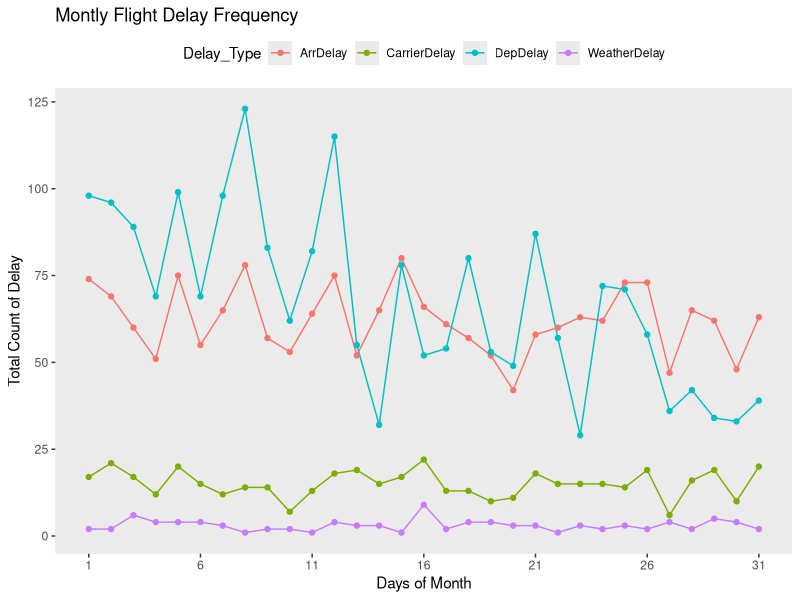
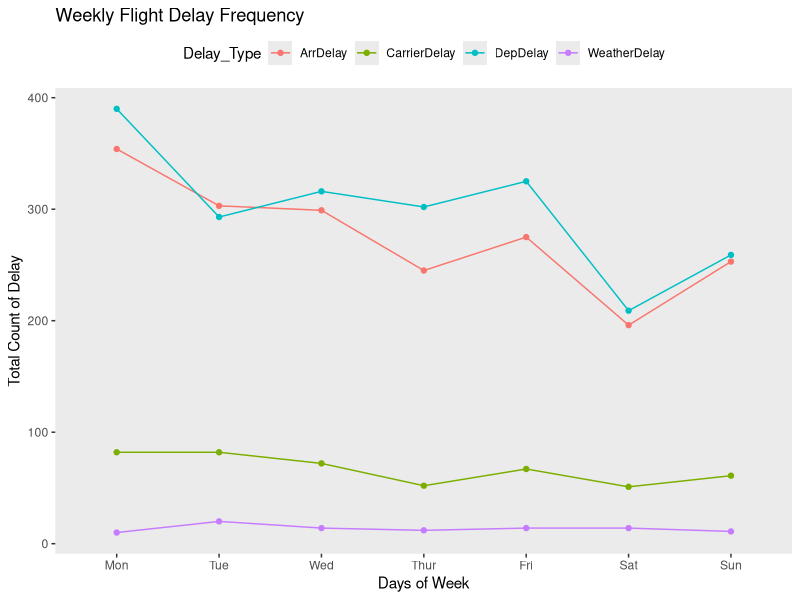
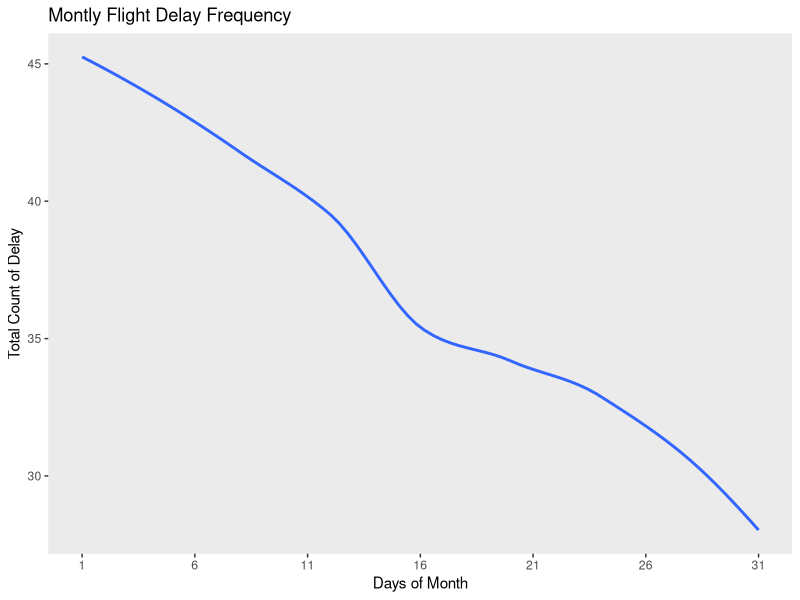
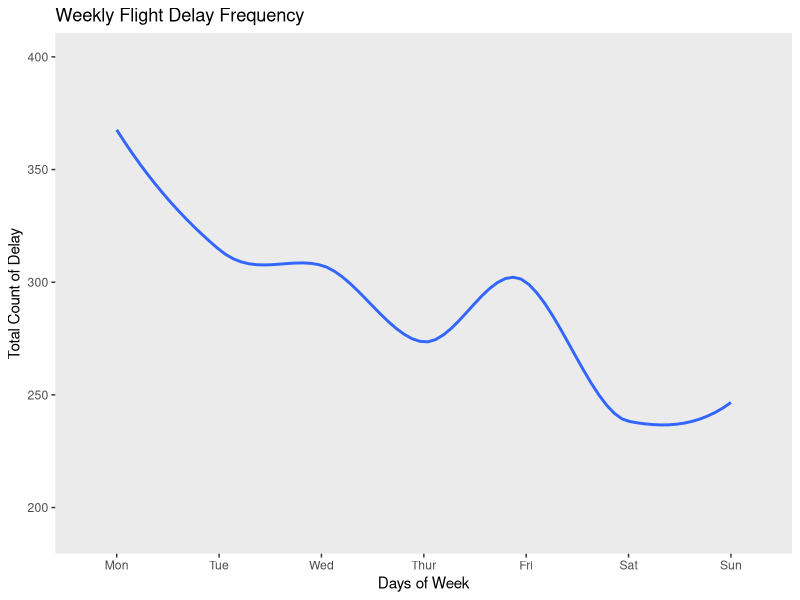
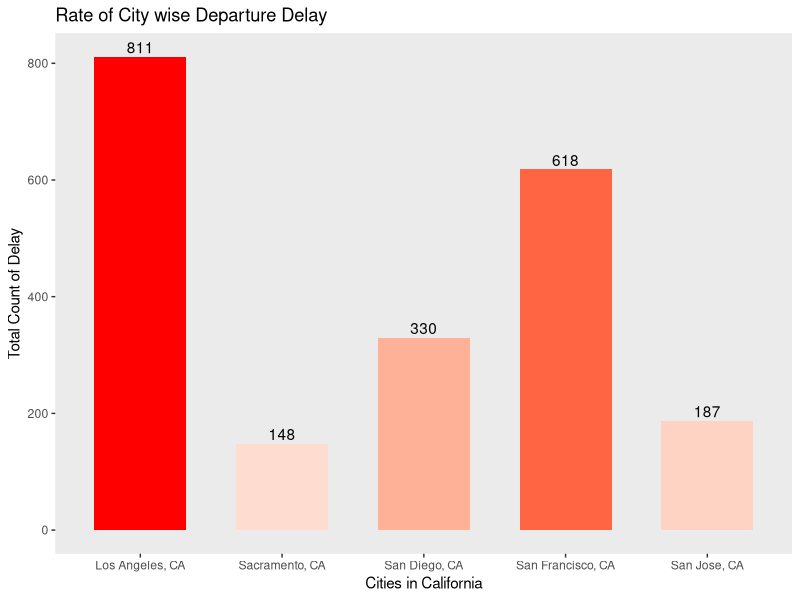
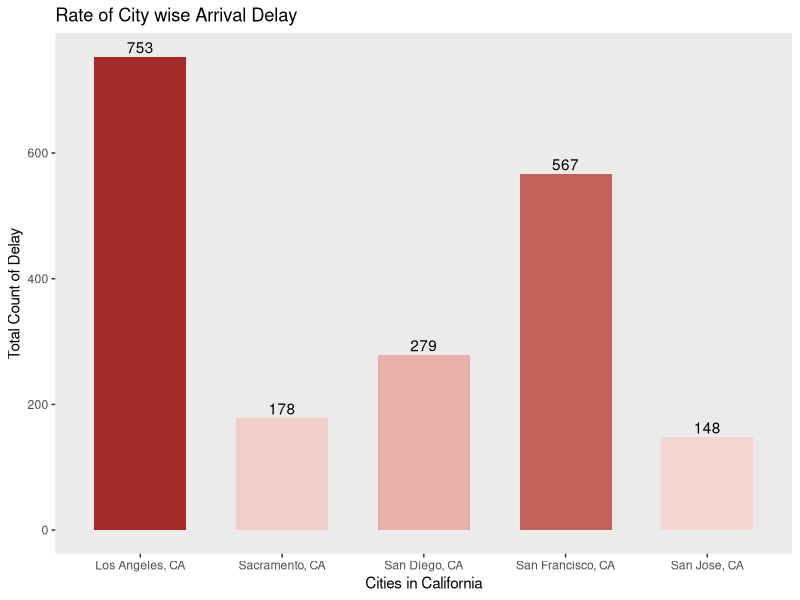
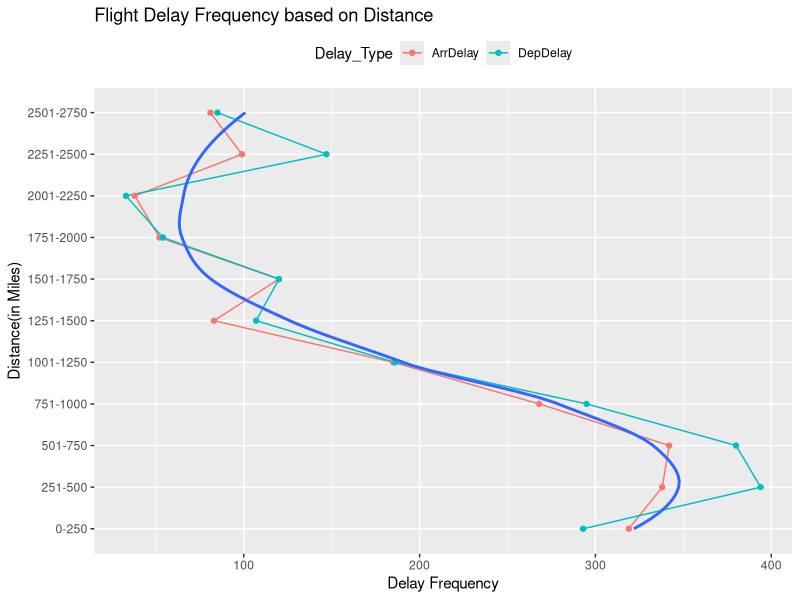
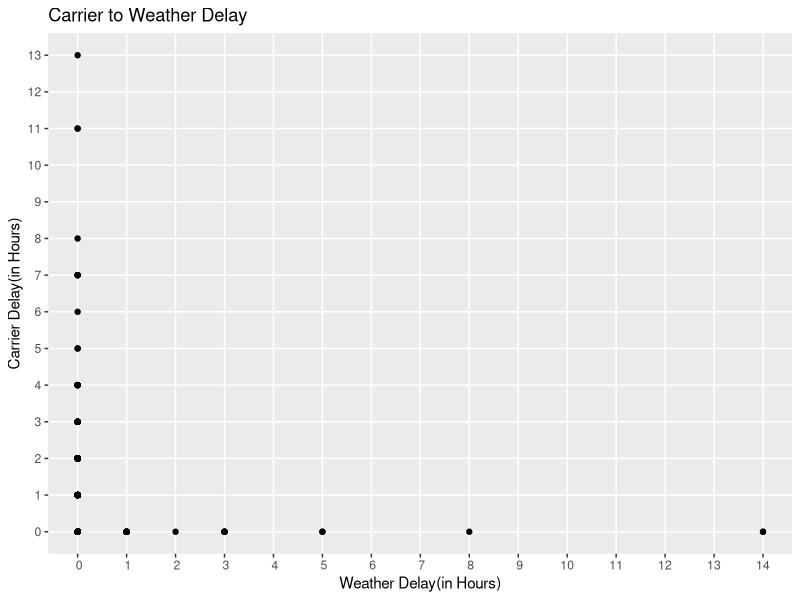

These figures' R source, in order:
## ---- chunk 1
library(ggplot2)
library(dplyr)
library(tidyr)

options(warn = -1)
## ---- chunk 2
FlightData <- read.csv("Sample_CA_airtraffic_delays.csv")
dim(FlightData)
## ---- chunk 3
DelayOnMonths <- FlightData %>% select("DayofMonth","DepDelay","ArrDelay", "CarrierDelay","WeatherDelay") %>% gather("Delay_Type","Delay_Time", -1) %>% 
  filter(Delay_Time > 0) %>% group_by(DayofMonth,Delay_Type) %>% summarise(Frequency = n())

head(DelayOnMonths)
## ---- chunk 4
ggplot(DelayOnMonths, aes(DayofMonth, Frequency)) + 
  geom_line(aes(color = Delay_Type)) + 
  labs(title = "Montly Flight Delay Frequency",  x = "Days of Month",  y ="Total Count of Delay") + 
  geom_point(aes(color = Delay_Type)) +
  scale_x_continuous(breaks = seq(1, 31, by = 5)) +
  theme(legend.position="top", panel.grid.major = element_blank(), panel.grid.minor = element_blank())
## ---- chunk 5
DelayOnWeeks <- FlightData %>% select("DayOfWeek","DepDelay","ArrDelay", "CarrierDelay","WeatherDelay") %>%
  gather("Delay_Type","Delay_Time",-1) %>%  filter(Delay_Time > 0) %>% 
  group_by(DayOfWeek,Delay_Type) %>% summarise(Frequency = n())

head(DelayOnWeeks)
## ---- chunk 6
ggplot(DelayOnWeeks, aes(DayOfWeek, Frequency)) + 
  geom_point(aes(color = Delay_Type)) + geom_line(aes(color = Delay_Type)) +
  labs(title = "Weekly Flight Delay Frequency",  x = "Days of Week",  y ="Total Count of Delay") + 
  scale_x_discrete(breaks=c("1","2","3", "4", "5", "6","7"),
  labels=c("Mon", "Tue", "Wed", "Thur", "Fri", "Sat", "Sun"), limits = c(1,2,3,4,5,6,7)) + 
  theme(legend.position="top", panel.grid.major = element_blank(), panel.grid.minor = element_blank())
## ---- chunk 7
# Montly Delay
ggplot(DelayOnMonths, aes(DayofMonth, Frequency)) + 
  labs(title = "Montly Flight Delay Frequency",  x = "Days of Month",  y ="Total Count of Delay") + 
  geom_smooth(method = "loess", se = FALSE) +
  scale_x_continuous(breaks = seq(1, 31, by = 5)) +
  theme(legend.position="top", panel.grid.major = element_blank(), panel.grid.minor = element_blank())
## ---- chunk 8
# Weekly Delay
ggplot(DelayOnWeeks, aes(DayOfWeek, Frequency)) + 
  geom_smooth(method = "loess", se = FALSE, size = 1) +
  labs(title = "Weekly Flight Delay Frequency",  x = "Days of Week",  y ="Total Count of Delay") + 
  scale_x_discrete(breaks=c("1","2","3", "4", "5", "6","7"),
  labels=c("Mon", "Tue", "Wed", "Thur", "Fri", "Sat", "Sun"), limits = c(1,2,3,4,5,6,7)) + 
  ylim(190, 400) + 
  theme(legend.position="top", panel.grid.major = element_blank(), panel.grid.minor = element_blank())
## ---- chunk 9
Departure_Delay <- FlightData  %>% filter(DepDelay > 0)%>% select("Origin","OriginCityName") %>% 
  group_by(OriginCityName) %>% summarise(Count=n())

Departure_Delay
## ---- chunk 10
ggplot(Departure_Delay, aes(OriginCityName, Count)) + 
  geom_col(aes(fill = Count), width = 0.65) + 
  scale_fill_gradient2(low="white", high="red") +
  geom_text(aes(OriginCityName, Count, label = Count), vjust = -0.3) +
  theme(legend.position = "none", panel.grid.major = element_blank(), panel.grid.minor = element_blank()) +
  labs(title = "Rate of City wise Departure Delay",  x = "Cities in California",  y ="Total Count of Delay") 
## ---- chunk 11
Arrival_Delay <- FlightData  %>% filter(ArrDelay > 0)%>% select("Origin","OriginCityName") %>% 
  group_by(OriginCityName) %>% summarise(Count=n())

Arrival_Delay
## ---- chunk 12
ggplot(Arrival_Delay, aes(OriginCityName, Count)) + 
  geom_col(aes(fill = Count), width = 0.65) + 
  scale_fill_gradient2(low="white", high="brown") +
  geom_text(aes(OriginCityName, Count, label = Count), vjust = -0.3) +
  theme(legend.position = "none", panel.grid.major = element_blank(), panel.grid.minor = element_blank()) +
  labs(title = "Rate of City wise Arrival Delay",  x = "Cities in California",  y ="Total Count of Delay") 
## ---- chunk 13
DelayByDistance <- FlightData %>% select("DistanceGroup","DepDelay","ArrDelay") %>% 
  gather("Delay_Type","Delay_Time", -1)%>% group_by(DistanceGroup,Delay_Type)%>% filter(Delay_Time > 0) %>% 
  group_by(DistanceGroup,Delay_Type) %>% summarise(Frequency = n())

head(DelayByDistance)
## ---- chunk 14
ggplot(DelayByDistance, aes(DistanceGroup, Frequency)) + 
  geom_line(aes(color = Delay_Type)) + geom_point(aes(color = Delay_Type)) +
  labs(title = "Flight Delay Frequency based on Distance",  x = "Distance(in Miles)",  y ="Delay Frequency") + 
  geom_smooth(method = "loess", se = FALSE, size = 1) + theme(legend.position="top") +
  scale_x_discrete(limit=c(1:11), labels=c("0-250", "251-500", "501-750", "751-1000", "1001-1250", "1251-1500", "1501-1750", "1751-2000", "2001-2250", "2251-2500","2501-2750")) +
  coord_flip()
## ---- chunk 15
DataWC <- na.omit(cbind.data.frame(Weather = round(FlightData$WeatherDelay/60), Carrier = round(FlightData$CarrierDelay/60)))
summary(DataWC)

Correlation <- cor(DataWC)
Correlation
## ---- chunk 16
ggplot(DataWC, aes(Weather, Carrier)) + geom_point() + scale_x_discrete(limit=c(0:14))+ scale_y_discrete(limit=c(0:13)) +
  labs(title = "Carrier to Weather Delay", x = "Weather Delay(in Hours)",  y ="Carrier Delay(in Hours)")
## ---- chunk 17
corrplot::corrplot(Correlation)
## ---- chunk 18
DelayPatterns <- FlightData %>% select("OriginCityName","ArrDelay","DepDelay","CarrierDelay","WeatherDelay") %>% 
  gather("Delay_Type","Delay_Time",-1) %>% filter(Delay_Time > 0) %>% 
  group_by(OriginCityName,Delay_Type)  %>% summarise(Frequency=n())

head(DelayPatterns)
## ---- chunk 19
ggplot(DelayPatterns, aes(OriginCityName, Frequency)) + 
  geom_bar(stat = "identity", position = position_stack(reverse = TRUE), fill="navy") + 
  labs(title = "City wise Statistical Reasoning of Flight Delay in CA",  x = "Cities in California",  y ="Frequency") +
  geom_text(aes(OriginCityName, Frequency, label = Frequency),  hjust = -0.1) +
  theme(legend.position="top", panel.grid.major = element_blank(), panel.grid.minor = element_blank()) +
  facet_wrap("Delay_Type") + coord_flip()
## ---- chunk 20
Cancelled <- FlightData %>% select("Cancelled","ArrDelay","DepDelay","CarrierDelay","WeatherDelay") %>% 
  gather("Delay_Type","Delay_Time",-1)%>%  filter(Delay_Time > 0) %>% 
  group_by(Cancelled,Delay_Type) %>% summarise(Count = n())

head(Cancelled)
## ---- chunk 21
ggplot(Cancelled, aes(Delay_Type, Count)) + geom_col(aes(fill = Cancelled ==1)) + 
  geom_text(aes(Delay_Type, Count, label = Count),  vjust = -0.8) +
  theme(legend.position="top", panel.grid.major = element_blank(), panel.grid.minor = element_blank()) +
  labs(title = "",  x = "Statistics of Delayed to Cancelled flights",  y ="Count") +
  scale_fill_manual(name = " ", values = c('pink', 'red'), breaks = c("FALSE","TRUE"), label = c("Flight Scheduled", "Flight Cancelled"))
## ---- chunk 22
Diverted <- FlightData %>% select("Diverted","ArrDelay","DepDelay","CarrierDelay","WeatherDelay") %>% 
  gather("Delay_Type","Delay_Time",-1)%>%  filter(Delay_Time > 0) %>% group_by(Diverted,Delay_Type) %>% summarise(Count = n())

head(Diverted)
## ---- chunk 23
ggplot(Diverted, aes(Delay_Type, Count)) + geom_col(aes(fill = Diverted == 1)) + 
  geom_text(aes(Delay_Type, Count, label = Count),  vjust = -0.3) +
  theme(legend.position="top", panel.grid.major = element_blank(), panel.grid.minor = element_blank()) +
  labs(title = "",  x = "Statistics of Delayed to Diverted flights",  y ="Count") +
  scale_fill_manual(name = " ", values = c('grey', 'blue'), breaks = c("FALSE","TRUE"), label = c("Flight Scheduled", "Flight Diverted"))
## ---- chunk 24
Arrival_DelayByTime <- FlightData  %>% filter(ArrDelay > 0)%>% select("ArrDelay","ArrTimeBlk") %>% 
  group_by(ArrTimeBlk) %>% summarise(Count=n())

head(Arrival_DelayByTime)
## ---- chunk 25
ggplot(Arrival_DelayByTime, aes(ArrTimeBlk, Count)) + 
  geom_col(aes(fill = Count > 125), width = 0.65) + 
  scale_fill_manual(name = " ", values = c('grey', 'navy'))+
  geom_text(aes(ArrTimeBlk, Count, label = Count), hjust = -0.1) +
  theme(legend.position = "none") + coord_flip() +
  labs(title = "Arrival Delay by Time",  x = "Arrival Time of the Day",  y ="Total Count of Delay") 
## ---- chunk 26
Departure_DelayByTime <- FlightData  %>% filter(DepDelay > 0)%>% select("DepDelay","DepTimeBlk") %>% 
  group_by(DepTimeBlk) %>% summarise(Count=n())

head(Departure_DelayByTime)
## ---- chunk 27
ggplot(Departure_DelayByTime, aes(DepTimeBlk, Count)) + 
  geom_col(aes(fill = Count > 145), width = 0.65) + 
  scale_fill_manual(name = " ", values = c('grey', 'navy'))+
  geom_text(aes(DepTimeBlk, Count, label = Count), hjust = -0.1) +
  theme(legend.position = "none") + coord_flip() +
  labs(title = "Departure Delay by Time",  x = "Departure Time of the Day",  y ="Total Count of Delay") 
## ---- chunk 28
Clean_data <- FlightData[!sapply(FlightData, anyNA)]
dim(Clean_data)

summary(Clean_data)
